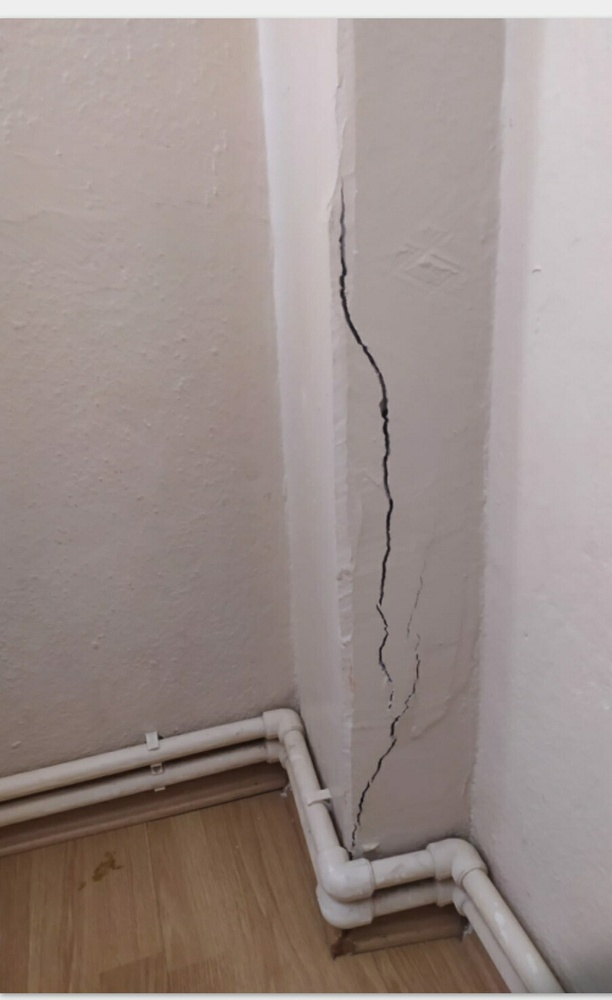
#> input picture images/image1.jpeg, 612 x 1000 px, shrunk from 904 x 1477 before the run; its folder holds only this picture in this run
$ python analyze_image.py   (older library calls are emulated)
#> lines starting #> are read from the running program, lines starting #| are printed output that depends on the picture; after the words box and inside, x2 and y2 are one past the last pixel; in counts of white or black regions, pixels touching at a corner belong together
"""
Görüntü analizi - çatlakların nasıl göründüğünü anlamak için
"""
import cv2
import numpy as np
import os

def analyze_image(image_path):
    """Görüntüyü analiz et ve farklı işlemlerle kaydet"""
#> called with image_path = 'images/image1.jpeg'

    image = cv2.imread(image_path)
#> image is the input picture: shape (1000, 612, 3); mean B, G, R 138.7, 142.4, 155.3
    if image is None:
        print(f"Yüklenemedi: {image_path}")
        return

    gray = cv2.cvtColor(image, cv2.COLOR_BGR2GRAY)
    h, w = gray.shape
#> h = 1000; w = 612

    print(f"\n{'='*50}")
    print(f"Görüntü: {os.path.basename(image_path)}")
    print(f"Boyut: {w}x{h}")
#| Boyut: 612x1000
    print(f"Min/Max piksel: {gray.min()} / {gray.max()}")
#| Min/Max piksel: 14 / 239
    print(f"Ortalama: {gray.mean():.1f}")
#| Ortalama: 145.9
    print(f"Std: {gray.std():.1f}")
#| Std: 36.2

    base = os.path.splitext(os.path.basename(image_path))[0]
    out_dir = "results/debug"
    os.makedirs(out_dir, exist_ok=True)

    # Orijinal
    cv2.imwrite(f"{out_dir}/{base}_0_original.jpg", image)
    cv2.imwrite(f"{out_dir}/{base}_1_gray.jpg", gray)

    # Histogram equalization
    eq = cv2.equalizeHist(gray)
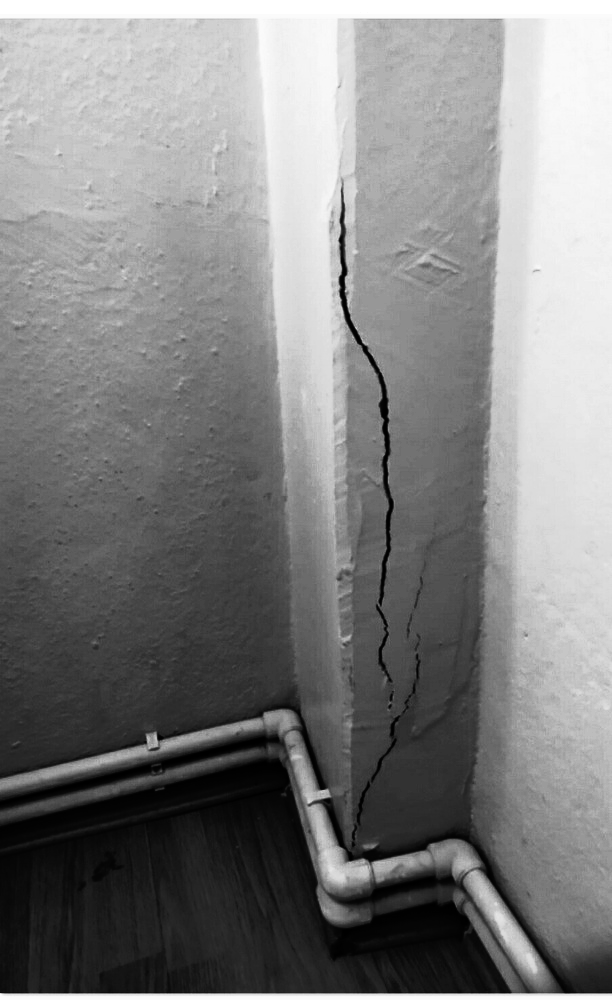
#> eq: shape (1000, 612); min 0, max 255, mean 128.6
    cv2.imwrite(f"{out_dir}/{base}_2_equalized.jpg", eq)

    # CLAHE
    clahe = cv2.createCLAHE(clipLimit=3.0, tileGridSize=(8,8))
    cl = clahe.apply(gray)
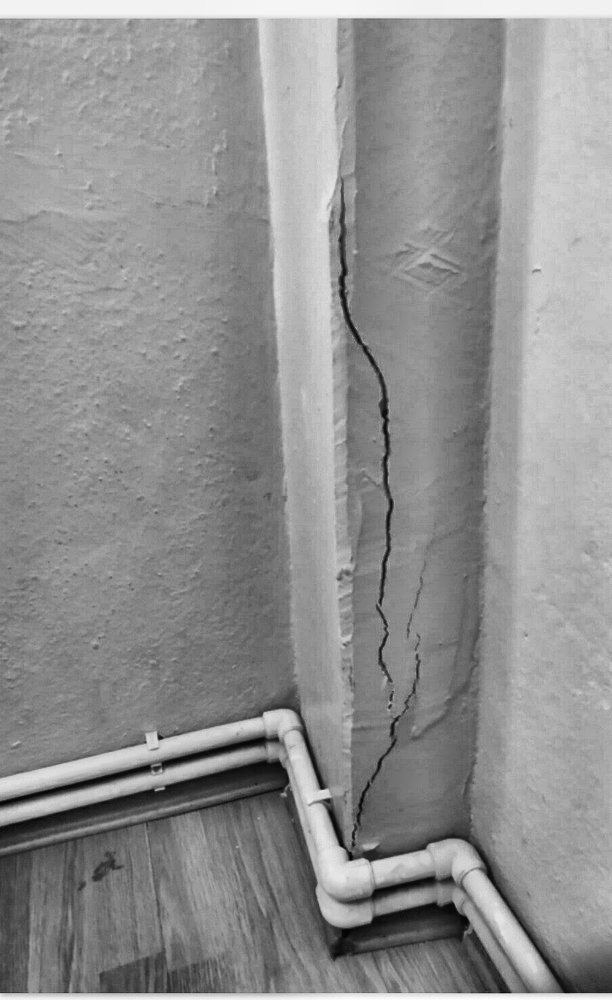
#> cl: shape (1000, 612); min 3, max 253, mean 144
    cv2.imwrite(f"{out_dir}/{base}_3_clahe.jpg", cl)

    # Canny - farklı eşikler
    for t1, t2 in [(10, 30), (20, 60), (30, 90), (50, 150)]:
        canny = cv2.Canny(gray, t1, t2)
        cv2.imwrite(f"{out_dir}/{base}_4_canny_{t1}_{t2}.jpg", canny)
#> this loop made 4 passes
#> pass 1, in analyze_image, `canny = cv2.Canny(gray, t1, t2)`:
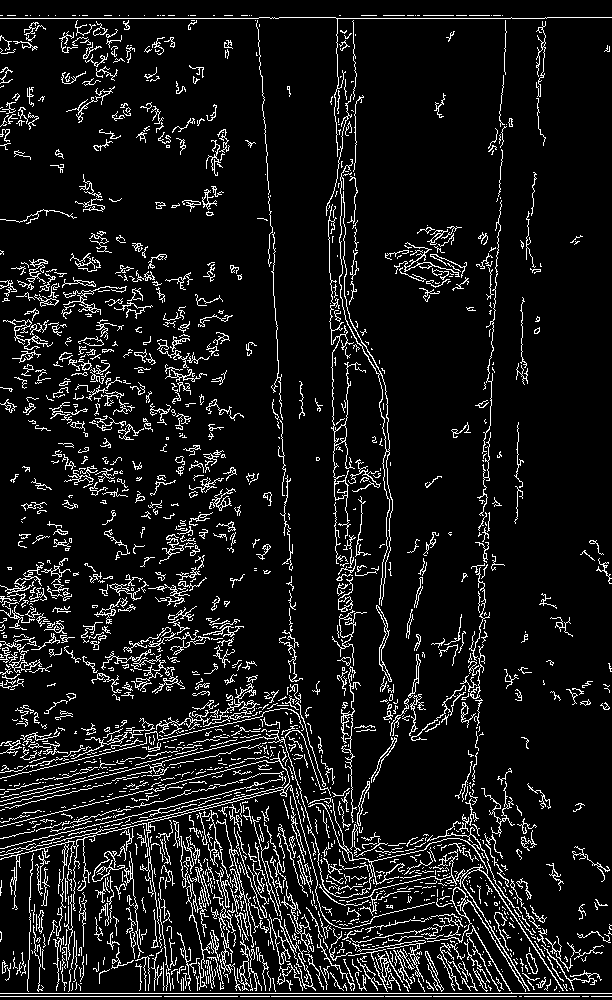
#> canny: shape (1000, 612); 9.4% white in thin lines or dots

    # Adaptive threshold
    adapt = cv2.adaptiveThreshold(gray, 255, cv2.ADAPTIVE_THRESH_GAUSSIAN_C,
                                   cv2.THRESH_BINARY_INV, 11, 2)
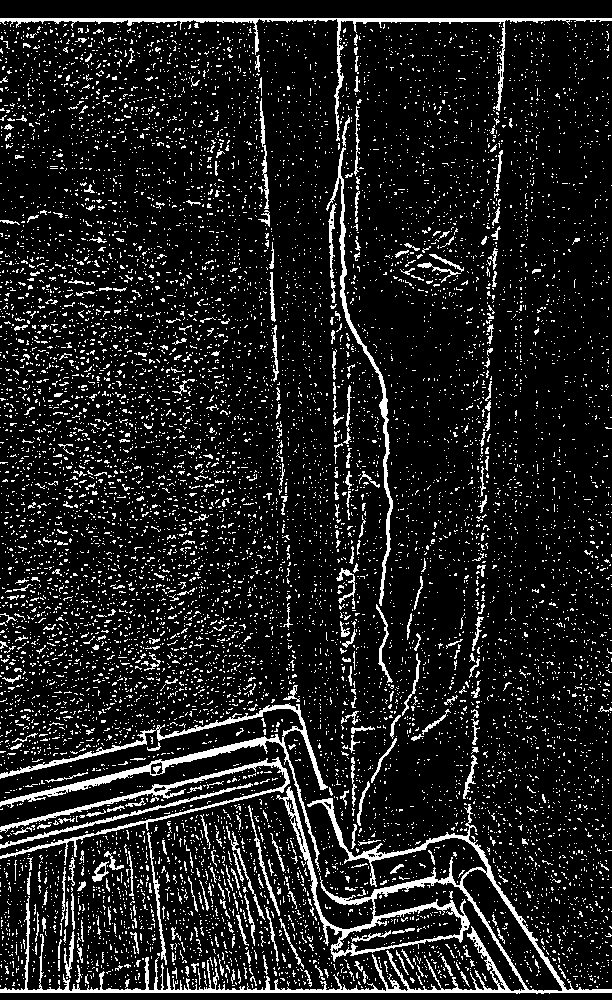
#> adapt: shape (1000, 612); 12% white in thin lines or dots
    cv2.imwrite(f"{out_dir}/{base}_5_adaptive.jpg", adapt)

    # Black-hat
    for k in [5, 10, 15, 20]:
        kernel = cv2.getStructuringElement(cv2.MORPH_RECT, (k, k))
        bh = cv2.morphologyEx(gray, cv2.MORPH_BLACKHAT, kernel)
        cv2.imwrite(f"{out_dir}/{base}_6_blackhat_{k}.jpg", bh)

    # Sobel
    sobelx = cv2.Sobel(gray, cv2.CV_64F, 1, 0, ksize=3)
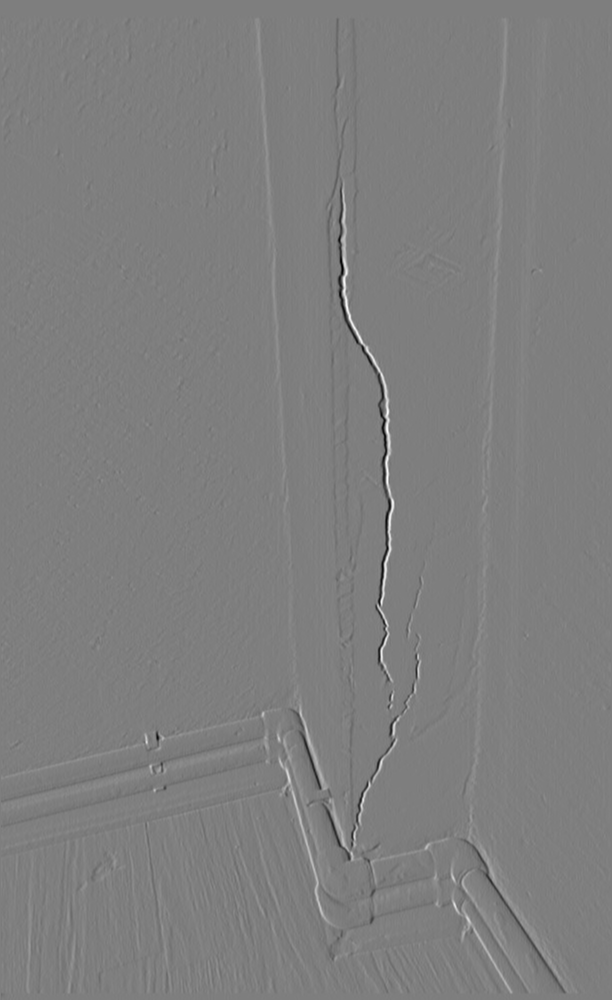
#> sobelx: shape (1000, 612) float64; min -446, max 452, mean 0.6; drawn with min black and max white
    sobely = cv2.Sobel(gray, cv2.CV_64F, 0, 1, ksize=3)
    sobel = np.sqrt(sobelx**2 + sobely**2)
    sobel = (sobel / sobel.max() * 255).astype(np.uint8)
    cv2.imwrite(f"{out_dir}/{base}_7_sobel.jpg", sobel)

    # Laplacian
    lap = cv2.Laplacian(gray, cv2.CV_64F)
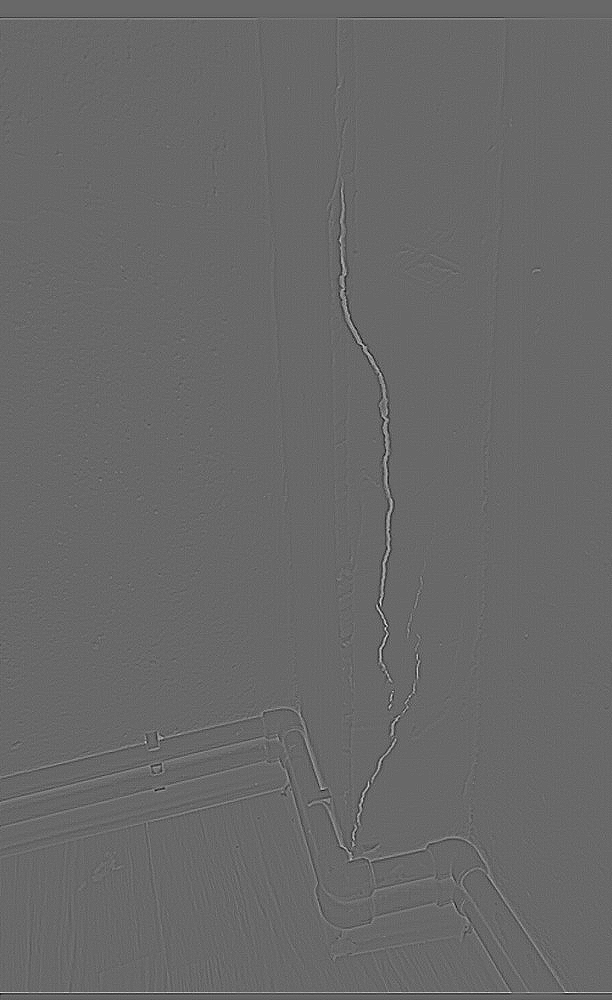
#> lap: shape (1000, 612) float64; min -86, max 123, mean 0; drawn with min black and max white
    lap = np.uint8(np.abs(lap))
    cv2.imwrite(f"{out_dir}/{base}_8_laplacian.jpg", lap)

    # Koyu bölgeler (yerel ortalamadan koyu)
    local_mean = cv2.blur(gray, (31, 31))
    darker = cv2.subtract(local_mean, gray)
    cv2.imwrite(f"{out_dir}/{base}_9_darker.jpg", darker)

    # Threshold darker
    _, dark_thresh = cv2.threshold(darker, 10, 255, cv2.THRESH_BINARY)
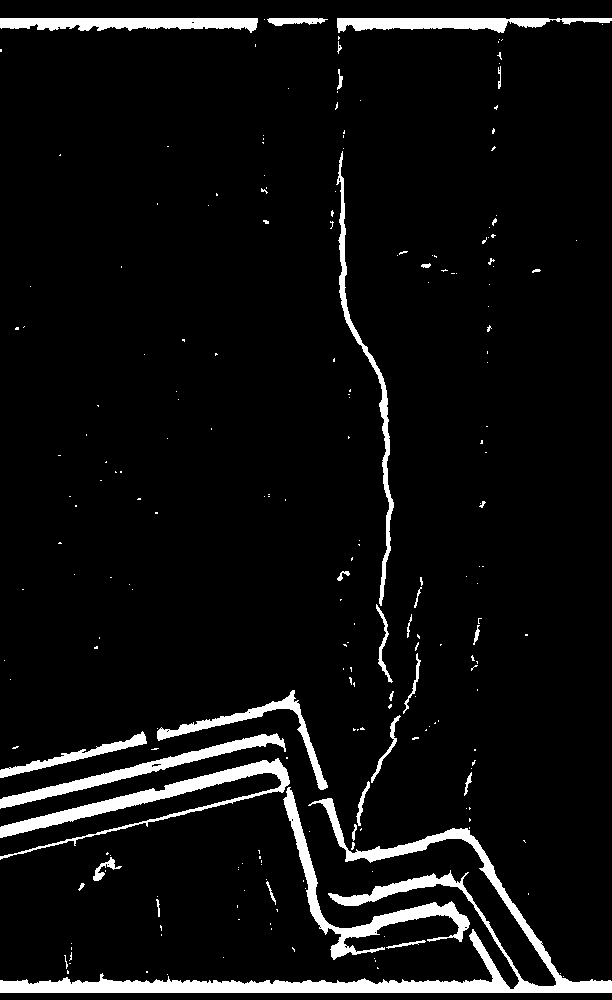
#> dark_thresh: shape (1000, 612); 6% white; 224 white regions (189 under 20 px), largest, box (x1, y1, x2, y2) and area: (0, 798, 612, 993) 12288, (0, 758, 290, 860) 4497, (283, 787, 470, 960) 3605
    cv2.imwrite(f"{out_dir}/{base}_9_darker_thresh.jpg", dark_thresh)

    print(f"Debug görüntüleri kaydedildi: {out_dir}/")

if __name__ == "__main__":
    import sys
    if len(sys.argv) > 1:
        analyze_image(sys.argv[1])
    else:
        for f in sorted(os.listdir("images")):
            if f.endswith(('.jpg', '.jpeg', '.png')):
                analyze_image(f"images/{f}")

$ run again, on images/image6.jpeg
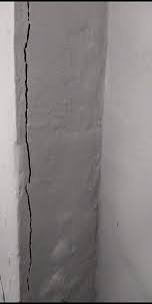
#> input picture images/image6.jpeg, 152 x 304 px
#> in analyze_image, image is the input picture: shape (304, 152, 3); mean B, G, R 127.9, 127.7, 133.3
#| Boyut: 152x304
#| Min/Max piksel: 0 / 222
#| Ortalama: 129.6
#| Std: 35.6
#> the loop in analyze_image, `for t1, t2 in [(10, 30), (20, 60), (30, 90), (50, 150)]:` made 4 passes
#> pass 1, in analyze_image, `canny = cv2.Canny(gray, t1, t2)`:
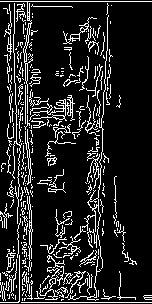
#> canny: shape (304, 152); 13.6% white in thin lines or dots
#> adapt: shape (304, 152); 14.2% white in thin lines or dots
#> in analyze_image, `_, dark_thresh = cv2.threshold(darker, 10, 255, cv2.THRESH_BINARY)`:
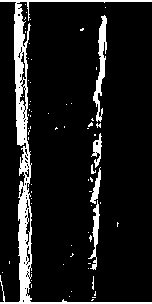
#> dark_thresh: shape (304, 152); 10.7% white; 69 white regions (63 under 20 px), largest, box (x1, y1, x2, y2) and area: (0, 0, 152, 304) 3526, (93, 15, 107, 122) 579, (88, 200, 100, 270) 279, (91, 133, 102, 168) 170, (90, 167, 101, 204) 163, (91, 164, 96, 174) 26

$ run again, on images/image7.jpeg
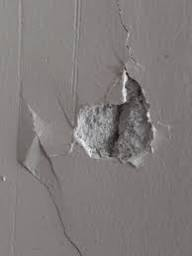
#> input picture images/image7.jpeg, 192 x 256 px
#> in analyze_image, image is the input picture: shape (256, 192, 3); mean B, G, R 123.2, 123.4, 129
#| Boyut: 192x256
#| Min/Max piksel: 18 / 240
#| Ortalama: 125.2
#| Std: 14.9
#> adapt: shape (256, 192); 20.4% white in thin lines or dots
#> in analyze_image, `_, dark_thresh = cv2.threshold(darker, 10, 255, cv2.THRESH_BINARY)`:
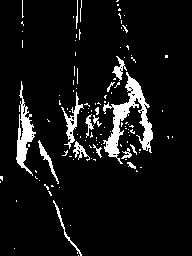
#> dark_thresh: shape (256, 192); 7.6% white; 119 white regions (102 under 20 px), largest, box (x1, y1, x2, y2) and area: (103, 72, 153, 164) 1383, (16, 81, 36, 176) 680, (61, 92, 84, 149) 317
